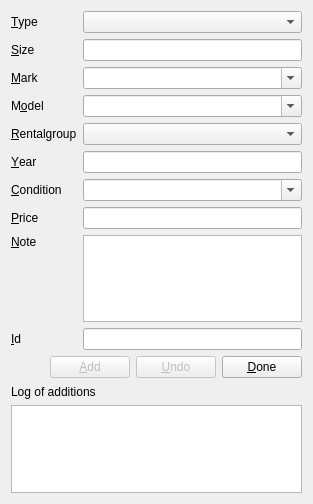
<?xml version="1.0" encoding="UTF-8"?>
<ui version="4.0">
 <class>AddNewItemDialog</class>
 <widget class="QDialog" name="AddNewItemDialog">
  <property name="geometry">
   <rect>
    <x>0</x>
    <y>0</y>
    <width>310</width>
    <height>504</height>
   </rect>
  </property>
  <property name="windowTitle">
   <string>Add new items</string>
  </property>
  <property name="modal">
   <bool>true</bool>
  </property>
  <layout class="QGridLayout" name="gridLayout">
   <item row="0" column="0">
    <widget class="QLabel" name="label_2">
     <property name="text">
      <string>&amp;Type</string>
     </property>
     <property name="buddy">
      <cstring>input_type_comboBox</cstring>
     </property>
    </widget>
   </item>
   <item row="0" column="2">
    <widget class="QComboBox" name="input_type_comboBox">
     <property name="sizeAdjustPolicy">
      <enum>QComboBox::AdjustToContents</enum>
     </property>
    </widget>
   </item>
   <item row="1" column="0">
    <widget class="QLabel" name="label_3">
     <property name="text">
      <string>&amp;Size</string>
     </property>
     <property name="buddy">
      <cstring>input_size_lineEdit</cstring>
     </property>
    </widget>
   </item>
   <item row="1" column="2">
    <widget class="QLineEdit" name="input_size_lineEdit"/>
   </item>
   <item row="2" column="0">
    <widget class="QLabel" name="label_4">
     <property name="text">
      <string>&amp;Mark</string>
     </property>
     <property name="buddy">
      <cstring>input_mark_comboBox</cstring>
     </property>
    </widget>
   </item>
   <item row="2" column="2">
    <widget class="QComboBox" name="input_mark_comboBox">
     <property name="editable">
      <bool>true</bool>
     </property>
    </widget>
   </item>
   <item row="3" column="0">
    <widget class="QLabel" name="label_5">
     <property name="text">
      <string>M&amp;odel</string>
     </property>
     <property name="buddy">
      <cstring>input_model_comboBox</cstring>
     </property>
    </widget>
   </item>
   <item row="3" column="2">
    <widget class="QComboBox" name="input_model_comboBox">
     <property name="editable">
      <bool>true</bool>
     </property>
    </widget>
   </item>
   <item row="4" column="0" colspan="2">
    <widget class="QLabel" name="label_9">
     <property name="text">
      <string>&amp;Rentalgroup</string>
     </property>
     <property name="buddy">
      <cstring>input_rentalgroup_comboBox</cstring>
     </property>
    </widget>
   </item>
   <item row="4" column="2">
    <widget class="QComboBox" name="input_rentalgroup_comboBox">
     <property name="editable">
      <bool>false</bool>
     </property>
    </widget>
   </item>
   <item row="5" column="0">
    <widget class="QLabel" name="label_6">
     <property name="text">
      <string>&amp;Year</string>
     </property>
     <property name="buddy">
      <cstring>input_year_lineEdit</cstring>
     </property>
    </widget>
   </item>
   <item row="5" column="2">
    <widget class="QLineEdit" name="input_year_lineEdit"/>
   </item>
   <item row="6" column="0" colspan="2">
    <widget class="QLabel" name="label_7">
     <property name="text">
      <string>&amp;Condition</string>
     </property>
     <property name="buddy">
      <cstring>input_condition_comboBox</cstring>
     </property>
    </widget>
   </item>
   <item row="6" column="2">
    <widget class="QComboBox" name="input_condition_comboBox">
     <property name="editable">
      <bool>true</bool>
     </property>
    </widget>
   </item>
   <item row="7" column="0">
    <widget class="QLabel" name="label_8">
     <property name="text">
      <string>&amp;Price</string>
     </property>
     <property name="buddy">
      <cstring>input_price_lineEdit</cstring>
     </property>
    </widget>
   </item>
   <item row="7" column="2">
    <widget class="QLineEdit" name="input_price_lineEdit"/>
   </item>
   <item row="8" column="0">
    <widget class="QLabel" name="label_10">
     <property name="text">
      <string>&amp;Note</string>
     </property>
     <property name="alignment">
      <set>Qt::AlignLeading|Qt::AlignLeft|Qt::AlignTop</set>
     </property>
     <property name="buddy">
      <cstring>input_note_textEdit</cstring>
     </property>
    </widget>
   </item>
   <item row="8" column="2">
    <widget class="QTextEdit" name="input_note_textEdit">
     <property name="tabChangesFocus">
      <bool>true</bool>
     </property>
    </widget>
   </item>
   <item row="9" column="0">
    <widget class="QLabel" name="label">
     <property name="text">
      <string>&amp;Id</string>
     </property>
     <property name="buddy">
      <cstring>input_id_lineEdit</cstring>
     </property>
    </widget>
   </item>
   <item row="9" column="2">
    <widget class="QLineEdit" name="input_id_lineEdit"/>
   </item>
   <item row="10" column="1" colspan="2">
    <layout class="QHBoxLayout" name="horizontalLayout">
     <item>
      <spacer name="horizontalSpacer">
       <property name="orientation">
        <enum>Qt::Horizontal</enum>
       </property>
       <property name="sizeHint" stdset="0">
        <size>
         <width>40</width>
         <height>23</height>
        </size>
       </property>
      </spacer>
     </item>
     <item>
      <widget class="QPushButton" name="input_add_pushButton">
       <property name="enabled">
        <bool>false</bool>
       </property>
       <property name="text">
        <string>&amp;Add</string>
       </property>
      </widget>
     </item>
     <item>
      <widget class="QPushButton" name="input_undo_pushButton">
       <property name="enabled">
        <bool>false</bool>
       </property>
       <property name="text">
        <string>&amp;Undo</string>
       </property>
      </widget>
     </item>
     <item>
      <widget class="QPushButton" name="input_done_pushButton">
       <property name="text">
        <string>&amp;Done</string>
       </property>
      </widget>
     </item>
    </layout>
   </item>
   <item row="11" column="0" colspan="3">
    <widget class="QLabel" name="label_11">
     <property name="text">
      <string>Log of additions</string>
     </property>
    </widget>
   </item>
   <item row="12" column="0" colspan="3">
    <widget class="QTextEdit" name="output_log_textEdit">
     <property name="readOnly">
      <bool>true</bool>
     </property>
     <property name="html">
      <string>&lt;!DOCTYPE HTML PUBLIC &quot;-//W3C//DTD HTML 4.0//EN&quot; &quot;http://www.w3.org/TR/REC-html40/strict.dtd&quot;&gt;
&lt;html&gt;&lt;head&gt;&lt;meta name=&quot;qrichtext&quot; content=&quot;1&quot; /&gt;&lt;style type=&quot;text/css&quot;&gt;
p, li { white-space: pre-wrap; }
&lt;/style&gt;&lt;/head&gt;&lt;body style=&quot; font-family:'Sans Serif'; font-size:7pt; font-weight:400; font-style:normal;&quot;&gt;
&lt;table border=&quot;0&quot; style=&quot;-qt-table-type: root; margin-top:4px; margin-bottom:4px; margin-left:4px; margin-right:4px;&quot;&gt;
&lt;tr&gt;
&lt;td style=&quot;border: none;&quot;&gt;
&lt;p style=&quot;-qt-paragraph-type:empty; margin-top:0px; margin-bottom:0px; margin-left:0px; margin-right:0px; -qt-block-indent:0; text-indent:0px;&quot;&gt;&lt;/p&gt;
&lt;p style=&quot;-qt-paragraph-type:empty; margin-top:0px; margin-bottom:0px; margin-left:0px; margin-right:0px; -qt-block-indent:0; text-indent:0px;&quot;&gt;&lt;/p&gt;
&lt;p style=&quot;-qt-paragraph-type:empty; margin-top:0px; margin-bottom:0px; margin-left:0px; margin-right:0px; -qt-block-indent:0; text-indent:0px;&quot;&gt;&lt;/p&gt;
&lt;p style=&quot;-qt-paragraph-type:empty; margin-top:0px; margin-bottom:0px; margin-left:0px; margin-right:0px; -qt-block-indent:0; text-indent:0px;&quot;&gt;&lt;/p&gt;
&lt;p style=&quot;-qt-paragraph-type:empty; margin-top:0px; margin-bottom:0px; margin-left:0px; margin-right:0px; -qt-block-indent:0; text-indent:0px;&quot;&gt;&lt;/p&gt;
&lt;p style=&quot;-qt-paragraph-type:empty; margin-top:0px; margin-bottom:0px; margin-left:0px; margin-right:0px; -qt-block-indent:0; text-indent:0px;&quot;&gt;&lt;/p&gt;&lt;/td&gt;&lt;/tr&gt;&lt;/table&gt;&lt;/body&gt;&lt;/html&gt;</string>
     </property>
    </widget>
   </item>
  </layout>
 </widget>
 <tabstops>
  <tabstop>input_type_comboBox</tabstop>
  <tabstop>input_size_lineEdit</tabstop>
  <tabstop>input_mark_comboBox</tabstop>
  <tabstop>input_model_comboBox</tabstop>
  <tabstop>input_rentalgroup_comboBox</tabstop>
  <tabstop>input_year_lineEdit</tabstop>
  <tabstop>input_condition_comboBox</tabstop>
  <tabstop>input_price_lineEdit</tabstop>
  <tabstop>input_note_textEdit</tabstop>
  <tabstop>input_id_lineEdit</tabstop>
  <tabstop>input_add_pushButton</tabstop>
  <tabstop>input_done_pushButton</tabstop>
  <tabstop>output_log_textEdit</tabstop>
 </tabstops>
 <resources/>
 <connections/>
</ui>
